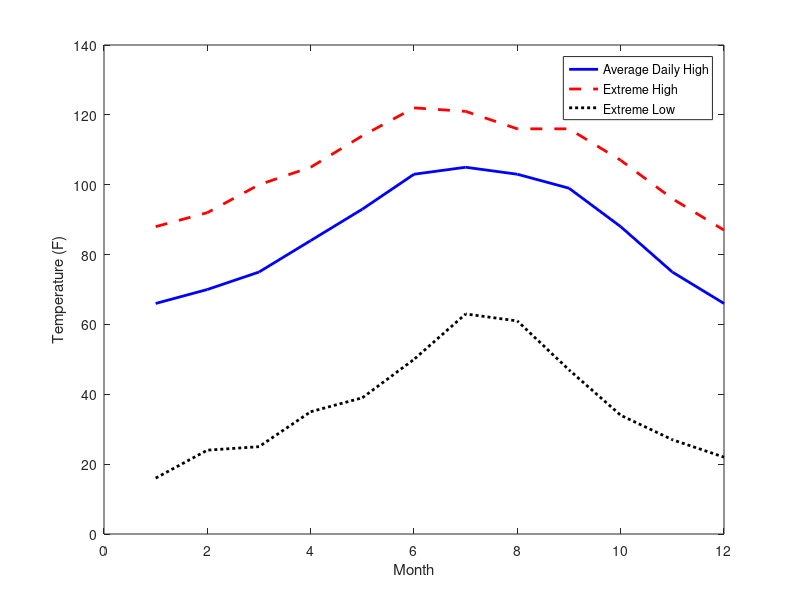

The MATLAB script that drew this image:
%Using data from Problem 3.13
%plot three plots:
%1. average daily high, show what the max, min and avg from that column
%2. extreme high, then show data as in 1.
%3. extreme low, then show data as in 1.

array=[
    1 66 88 16; 
    2 70 92 24; 
    3 75 100 25; 
    4 84 105 35; 
    5 93 114 39; 
    6 103 122 50; 
    7 105 121 63;
    8 103 116 61; 
    9 99 116 47; 
    10 88 107 34; 
    11 75 96 27; 
    12 66 87 22];

plot(array(:,1),array(:,2),'-b', 'LineWidth', 2.0);
hold on;
plot(array(:,1),array(:,3),'--r','LineWidth', 2.0);
plot(array(:,1),array(:,4),':k', 'LineWidth', 2.0);
hold off;
xlabel('Month');
ylabel('Temperature (F)');
legend('Average Daily High','Extreme High','Extreme Low');

maxTemp=max(array);
fprintf('\n\n Max averge daily high is %6.2f',maxTemp(2))
fprintf('\n Max extreme high temperature is %6.2f',maxTemp(3))
fprintf('\n Max extreme low temperature is %6.2f',maxTemp(4))

minTemp=min(array);
fprintf('\n\n Min averge daily high is %6.2f',minTemp(2))
fprintf('\n Min extreme high temperature is %6.2f',minTemp(3))
fprintf('\n Min extreme low temperature is %6.2f',minTemp(4))

avgTemp=mean(array);
fprintf('\n\n Mean averge daily high is %6.2f',avgTemp(2))
fprintf('\n Mean extreme high temperature is %6.2f',avgTemp(3))
fprintf('\n Mean extreme low temperature is %6.2f \n',avgTemp(4))